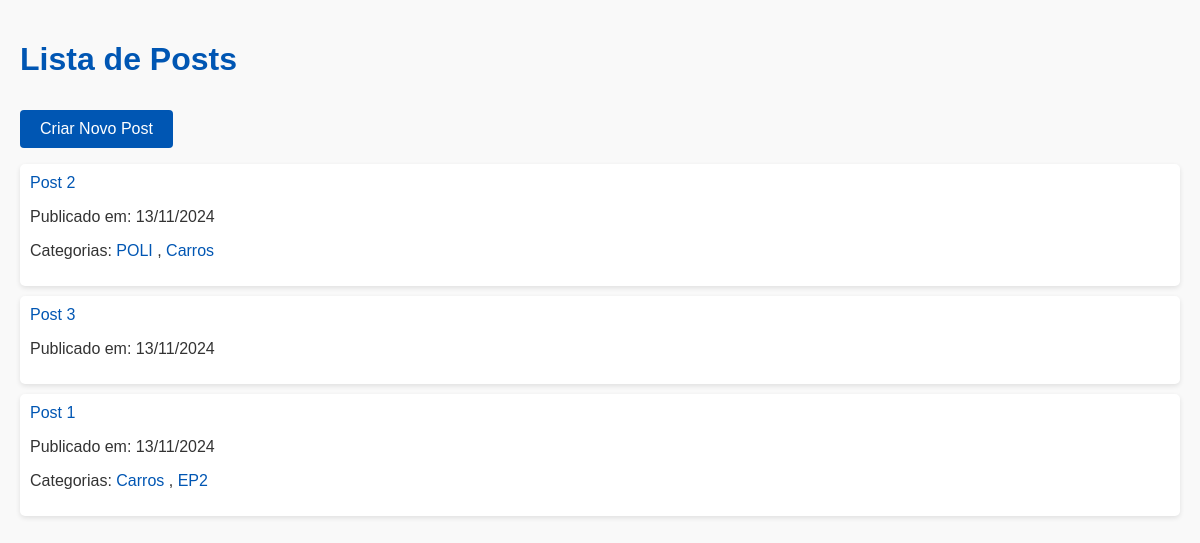
The page / on the database its author committed.
### blog/models.py (models this page shows, shortened)
class Post(models.Model):
    titulo = models.CharField(max_length=200)
    conteudo = models.TextField()
    data_postagem = models.DateTimeField(default=timezone.now)
    categorias = models.ManyToManyField(Category, related_name='posts', blank=True)

class Category(models.Model):
    nome = models.CharField(max_length=100)
    descricao = models.TextField(blank=True)

### blog/views.py (the view)
# urls.py: path('', PostListView.as_view(), name='post_list'),
class PostListView(ListView):
    model = Post
    template_name = 'blog/post_list.html'
    context_object_name = 'posts'

### blog/templates/blog/post_list.html (shortened to what this page needs)
<!DOCTYPE html>
<html>
<head>
    {% load static %}
    <link rel="stylesheet" href="{% static 'blog/style.css' %}">
</head>
<body>
    <h1>Lista de Posts</h1>
    <a href="{% url 'post_create' %}" class="btn">Criar Novo Post</a>
    <ul>
        {% for post in posts %}
            <li>
                <a href="{% url 'post_detail' post.pk %}">{{ post.titulo }}</a>
                <p>Publicado em: {{ post.data_postagem|date:"d/m/Y" }}</p>
                {% if post.categorias.exists %}
                    <p>Categorias:
                        {% for category in post.categorias.all %}
                            <a href="{% url 'category_detail' pk=category.pk %}">{{ category.nome }}</a>
                            {% if not forloop.last %}, {% endif %}
                        {% endfor %}
                    </p>
                {% endif %}
            </li>
        {% endfor %}
    </ul>
</body>
</html>

### blog/static/blog/style.css (style rules this page uses)
body { font-family: Arial, sans-serif; background-color: #f9f9f9; color: #333; margin: 0; padding: 20px; }
h1 { color: #0056b3; }
ul { list-style-type: none; padding: 0; }
ul li { margin: 10px 0; padding: 10px; background-color: #fff; border-radius: 5px; box-shadow: 0 2px 5px rgba(0, 0, 0, 0.1); }
a { text-decoration: none; color: #0056b3; }
.btn { display: inline-block; background-color: #0056b3; color: white; padding: 10px 20px; border: none; border-radius: 4px; cursor: pointer; font-size: 16px; text-align: center; text-decoration: none; margin-top: 10px; }

### rows shown on the page
Post: titulo "Post 2", data_postagem "13/11/2024"
Category: nome "POLI"
Category: nome "Carros"
Post: titulo "Post 3", data_postagem "13/11/2024"
Post: titulo "Post 1", data_postagem "13/11/2024"
Category: nome "EP2"
